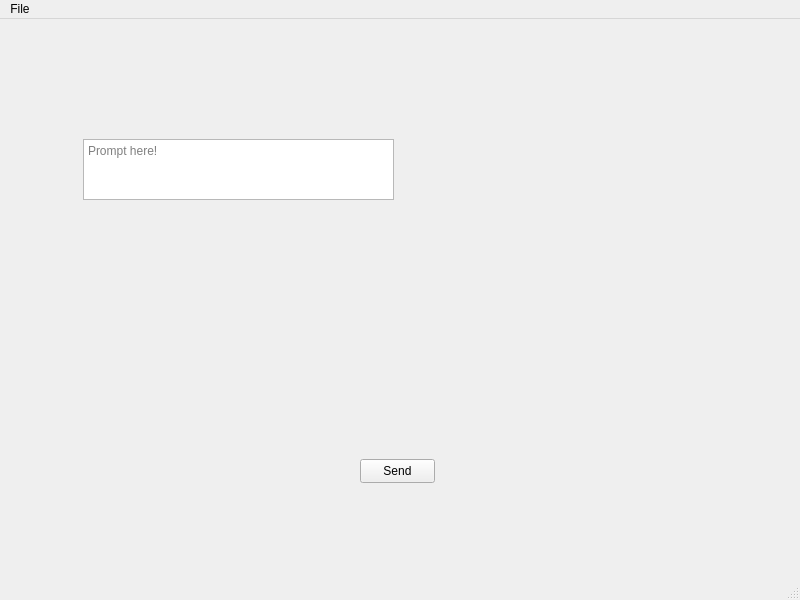
<?xml version="1.0" encoding="UTF-8"?>
<ui version="4.0">
 <class>MainWindow</class>
 <widget class="QMainWindow" name="MainWindow">
  <property name="geometry">
   <rect>
    <x>0</x>
    <y>0</y>
    <width>800</width>
    <height>600</height>
   </rect>
  </property>
  <property name="windowTitle">
   <string>GenQT</string>
  </property>
  <widget class="QWidget" name="centralwidget">
   <widget class="QPushButton" name="okButton">
    <property name="geometry">
     <rect>
      <x>360</x>
      <y>440</y>
      <width>75</width>
      <height>24</height>
     </rect>
    </property>
    <property name="text">
     <string>Send</string>
    </property>
   </widget>
   <widget class="QTextEdit" name="promptText">
    <property name="geometry">
     <rect>
      <x>83</x>
      <y>120</y>
      <width>311</width>
      <height>61</height>
     </rect>
    </property>
    <property name="placeholderText">
     <string>Prompt here!</string>
    </property>
   </widget>
  </widget>
  <widget class="QMenuBar" name="menubar">
   <property name="enabled">
    <bool>true</bool>
   </property>
   <property name="geometry">
    <rect>
     <x>0</x>
     <y>0</y>
     <width>800</width>
     <height>33</height>
    </rect>
   </property>
   <widget class="QMenu" name="menuFile">
    <property name="title">
     <string>File</string>
    </property>
    <addaction name="actionExit"/>
   </widget>
   <addaction name="menuFile"/>
  </widget>
  <widget class="QStatusBar" name="statusbar"/>
  <action name="actionExit">
   <property name="text">
    <string>Exit</string>
   </property>
  </action>
 </widget>
 <resources/>
 <connections/>
</ui>
